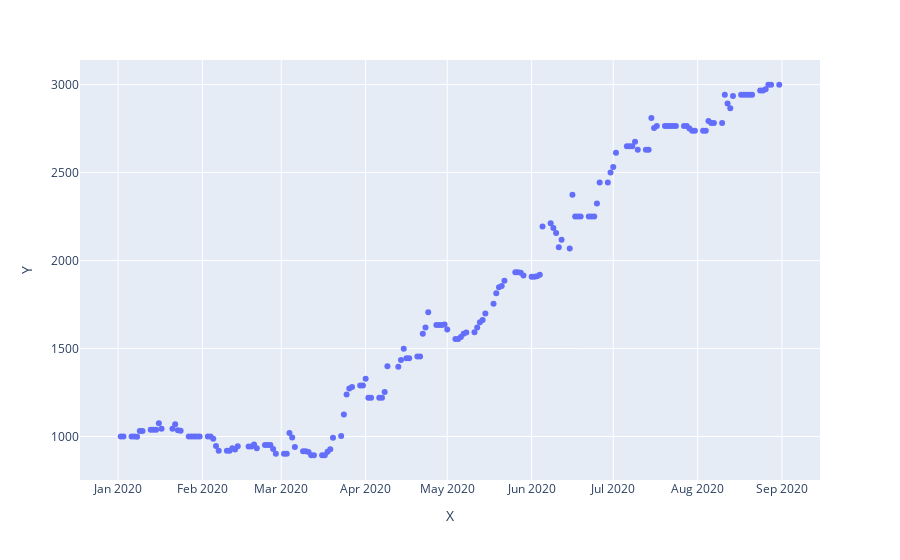

Notebook source saved alongside this figure:
### Code cell
plot_df = pd.DataFrame()
plot_df['Y'] = sim.TEMP_TRACKER_PRICE
plot_df['X'] = sim.TEMP_TRACKER_DATE
fig = px.scatter(plot_df, x='X', y='Y')
fig.show()

### Figure 1 — Plotly figure (JSON) as saved in the notebook; plotly's stock layout.template omitted (floating-point values rounded to 4 significant figures; data arrays with more than 128 entries replaced by an {"elided": "..."} marker saying what was removed)
{"data": [{"hovertemplate": "X=%{x}<br>Y=%{y}<extra></extra>", "legendgroup": "", "marker": {"color": "#636efa", "symbol": "circle"}, "mode": "markers", "name": "", "orientation": "v", "showlegend": false, "type": "scatter", "x": {"elided": "168 str values"}, "xaxis": "x", "y": {"elided": "168 float values"}, "yaxis": "y"}], "layout": {"legend": {"tracegroupgap": 0}, "margin": {"t": 60}, "xaxis": {"anchor": "y", "domain": [0, 1], "title": {"text": "X"}}, "yaxis": {"anchor": "x", "domain": [0, 1], "title": {"text": "Y"}}}}
